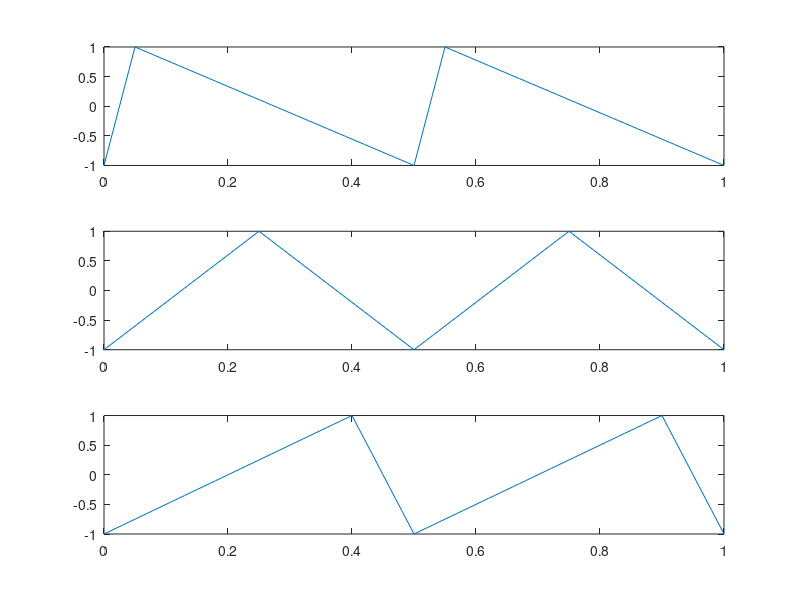

Source code (MATLAB):
f=2;%frequency in hertz
fs=100;%sample frequency
dutycycle=2;%dutycycle of 2
t=0:1/fs:dutycycle/f;%time period formula
subplot(3,1,1);%3 rows 1 column 1st box
plot(t,sawtooth(2*pi*f*t,0.1));%sawtooth wave with rising to left
subplot(3,1,2);%e=3 rows 1 column 2nd box
plot(t,sawtooth(2*pi*f*t,0.5));%triangular wave
subplot(3,1,3);%3 rows 1 coluum 3rd box
plot(t,sawtooth(2*pi*f*t,0.8));%sawtooth wave rising to right